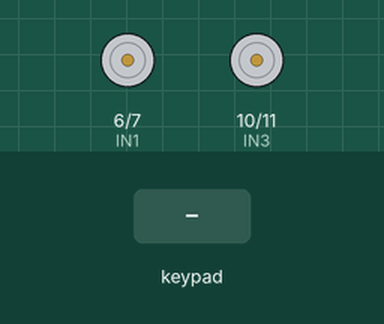
Bench run of a program on a simulated Arduino Uno, built with avr-gcc and run on an emulated ATmega328P. Shown: motor-driver pin pairs drawn as motors (green arrow = first pin HIGH = forward, orange = second pin HIGH = backward, longer = more drive, scaled by the enable pin). The test bench sets the inputs (shaded band). What the program prints to the serial monitor is not drawn.

Above: at 1.2 s.
1.3 s: key 'U' pressed
At 1.5 s:
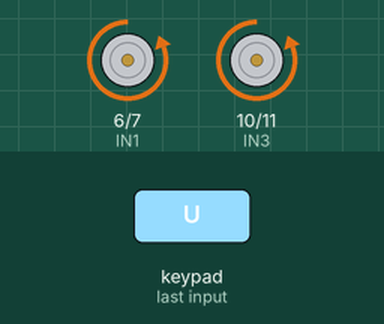
3.2 s: key 'D' pressed
At 3.4 s:
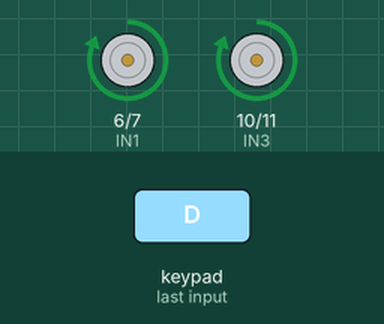
5.1 s: key 'L' pressed
At 5.3 s:
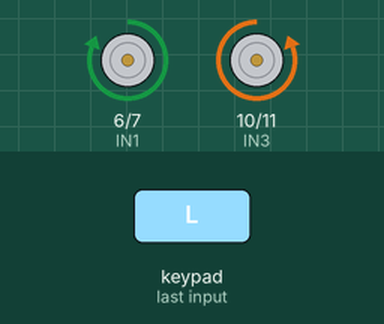
7.0 s: key 'R' pressed
At 7.2 s:
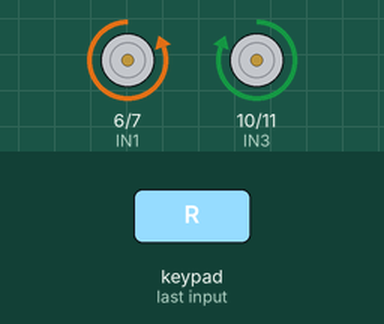
Timing chart, 0 to 9.9 s (numbered marks = the images above; inputs shaded):
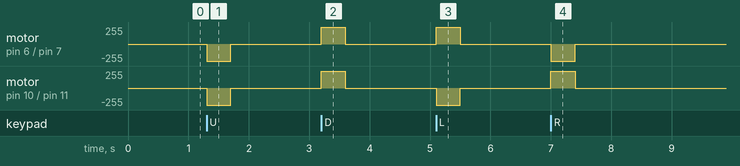

The program:

main.cpp
```cpp
#include <Arduino.h>
#include <Dabble.h>

// Motor A connections
const int ENA = 5; // L293D Enable Pin A
const int IN1 = 6; // L293D IN1 Pin
const int IN2 = 7; // L293D IN2 Pin

// Motor B connections
const int ENB = 9; // L293D Enable Pin B
const int IN3 = 10; // L293D IN3 Pin
const int IN4 = 11; // L293D IN4 Pin

// Forward declarations
void moveForward();
void moveBackward();
void rotateClockwise();
void rotateCounterClockwise();
void stopMoving();

void setup()
{
    // Initialize Serial Monitor and HM-10 communication
    Serial.begin(9600);
    Dabble.begin(9600);

    Serial.println("Comms begin");

    // Outputs
    pinMode(ENA, OUTPUT);
    pinMode(IN1, OUTPUT);
    pinMode(IN2, OUTPUT);
    pinMode(ENB, OUTPUT);
    pinMode(IN3, OUTPUT);
    pinMode(IN4, OUTPUT);

    // Start pins in LOW state
    digitalWrite(IN1, LOW);
    digitalWrite(IN2, LOW);
    digitalWrite(IN3, LOW);
    digitalWrite(IN4, LOW);
    analogWrite(ENA, LOW);
    analogWrite(ENB, LOW);
}

void loop()
{
    // Process incoming data from Dabble
    Dabble.processInput();

    // GamePad controls
    if (GamePad.isUpPressed())
    {
        moveForward();
    }
    else if (GamePad.isDownPressed())
    {
        moveBackward();
    }
    else if (GamePad.isLeftPressed())
    {
        rotateCounterClockwise();
    }
    else if (GamePad.isRightPressed())
    {
        rotateClockwise();
    }
    else
    {
        stopMoving();
    }
}

void rotateClockwise()
{
    // Rotate motor A clockwise
    analogWrite(ENA, 255);
    digitalWrite(IN1, LOW);
    digitalWrite(IN2, HIGH);

    // Rotate motor B counter-clockwise
    analogWrite(ENB, 255);
    digitalWrite(IN3, HIGH);
    digitalWrite(IN4, LOW);
}

void rotateCounterClockwise()
{
    // Rotate motor A counter-clockwise
    analogWrite(ENA, 255);
    digitalWrite(IN1, HIGH);
    digitalWrite(IN2, LOW);

    // Rotate motor B clockwise
    analogWrite(ENB, 255);
    digitalWrite(IN3, LOW);
    digitalWrite(IN4, HIGH);
}

void moveForward()
{
    // Rotate motor A clockwise
    analogWrite(ENA, 255);
    digitalWrite(IN1, LOW);
    digitalWrite(IN2, HIGH);

    // Rotate motor B clockwise
    analogWrite(ENB, 255);
    digitalWrite(IN3, LOW);
    digitalWrite(IN4, HIGH);
}

void moveBackward()
{
    // Rotate motor A counter-clockwise
    analogWrite(ENA, 255);
    digitalWrite(IN1, HIGH);
    digitalWrite(IN2, LOW);

    // Rotate motor B counter-clockwise
    analogWrite(ENB, 255);
    digitalWrite(IN3, HIGH);
    digitalWrite(IN4, LOW);
}

void stopMoving()
{
    // Stop Rotating the Motors
    analogWrite(ENA, 0);
    analogWrite(ENB, 0);
    digitalWrite(IN1, LOW);
    digitalWrite(IN2, LOW);
    digitalWrite(IN3, LOW);
    digitalWrite(IN4, LOW);
}
```

Measured:
- after the input at 1.3 s, motor on pin 6 (IN1) / pin 7 (IN2), motor on pin 10 (IN3) / pin 11 (IN4): stopped → backward 255/255 at once, → stopped 0.40 s later
- after the input at 3.2 s, motor on pin 6 (IN1) / pin 7 (IN2), motor on pin 10 (IN3) / pin 11 (IN4): stopped → forward 255/255 at once, → stopped 0.40 s later
- after the input at 5.1 s, motor on pin 6 (IN1) / pin 7 (IN2): stopped → forward 255/255 at once, → stopped 0.40 s later; motor on pin 10 (IN3) / pin 11 (IN4): stopped → backward 255/255 at once, → stopped 0.40 s later
- after the input at 7.0 s, motor on pin 6 (IN1) / pin 7 (IN2): stopped → backward 255/255 at once, → stopped 0.40 s later; motor on pin 10 (IN3) / pin 11 (IN4): stopped → forward 255/255 at once, → stopped 0.40 s later
